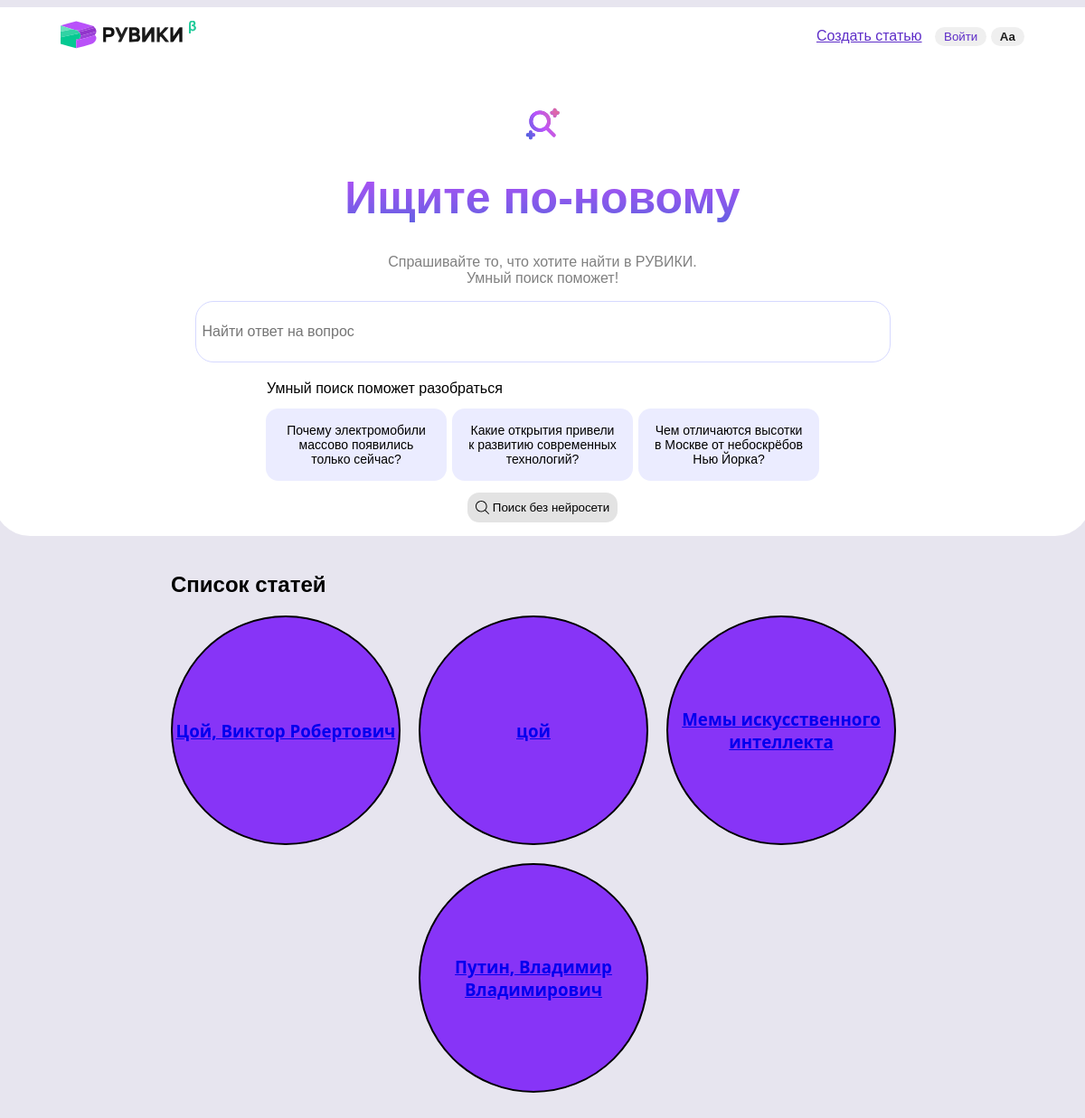
/index, run on the app's committed database.
### tables this page shows
CREATE TABLE articles (
    id INTEGER PRIMARY KEY AUTOINCREMENT,
    title TEXT NOT NULL UNIQUE,
    content TEXT NOT NULL,
    photo TEXT NOT NULL
);

### server.py (the view)
@app.route('/')
@app.route('/index')
def index():
    articles = Database.get_all_articles()
    groups = []
    k = 3
    for i in range(0, len(articles), k):
        groups.append(articles[i:i+k])
    return render_template('ruwiki.html', groups=groups)

### database.py (called while the page is built)
    @staticmethod
    def get_all_articles():
        connection = sqlite3.connect(Database.DATABASE)
        cursor = connection.cursor()
        cursor.execute("SELECT * FROM articles")
        raw_articles = cursor.fetchall()
        articles = []
        for id, title, content, photo in raw_articles:
            article = Article(title, content, photo, id)
            articles.append(article)
        return articles

### templates/ruwiki.html (shortened to what this page needs)
<!DOCTYPE html>
<html>
<head>
    <link rel="stylesheet" href="../static/styles.css">
    <link rel="stylesheet" href="{{ url_for('static', filename='articles.css' ) }}">
</head>
<body>
    <div id="search_new">
        <div class="header">
            <div class="header_menu">
                <a href="#">
                    <img src="../static/logo.svg" alt="Лого РУВИКИ" id="ruwiki_icon" />
                </a>
                <div id="header_buttons">
                    <a class="button_create_article" href="{{ url_for('add_article') }}" >Создать статью</a>
                    <button class="button_login ">Войти</button>
                    <button class="button_change_font">Aа</button>
                </div>
            </div>
            <div class="centre_text" id="main">
                <img src="../static/lupa.svg" alt="Лупа РУВИКИ" class="img" />
                <h1>Ищите по-новому</h1>
                <p id="question">
                    Спрашивайте то, что хотите найти в РУВИКИ.
                    <br>
                    Умный поиск поможет!
                </p>
            </div>
            <div class="search_field">
                <input type="text" id="search_text" size="80"
                    placeholder="Найти ответ на вопрос">
            </div>
            <div class="smart-search-block">
                <div class="smart_search_text">
                    Умный поиск поможет разобраться
                </div>
                <div class="cards">
                    <button class="card_with_question"
                        onclick="alert('Привет!')">
                        Почему электромобили массово появились только сейчас?
                    </button>
                    <button class="card_with_question">
                        Какие открытия привели к развитию современных технологий?
                    </button>
                    <button class="card_with_question">
                        Чем отличаются высотки в Москве от небоскрёбов Нью Йорка?
                    </button>
                </div>
                <div class="search_button_block">
                    <button class="search_button">
                        <img src="../static/search.svg" alt="Иконка поиска" id="search_img" />
                        Поиск без нейросети
                    </button>
                </div>
            </div>
        </div>
    </div>
    <div id="head_for_you">
        <div class="article_table">
            <h2 class="article_table_name">Список статей</h2>
            <div class="article_table">
                {% for group in groups %}
                <div class="article_table_row">
                    {% for article in group %}
                    <div class="article_card">
                        <a href="{{ url_for('article', name=article.title)}}">
                            <h3>{{ article.title }}</h3>
                        </a>
                    </div>
                    {% endfor%}
                </div>
                {% endfor%}
            </div>
        </div>
    </div>
</body>
</html>

### static/styles.css (style rules this page uses)
body { font-family: "Gill", sans-serif; display: flex; flex-direction: column; align-items: center; background-color:#e7e5ef; }
h1 { color: transparent; font-size: 50px; background-image: linear-gradient(0deg, #6261E2, #b74ff7); background-clip: text; margin-top: 20px; }
#question { color:gray; }
.header { width: 100%; display: flex; flex-direction: column; align-items: center; }
.img { height: 58px; width: 58px; }
#main { text-align: center; }
.card_with_question { border: none; background-color: #ebecff; color: black; width: 200px; height: auto; padding: 16px; margin: 3px; border-radius: 14px; font-size: 14px; }
.cards { display: flex; justify-content: center; align-items: center; margin-bottom: 10px; }
.smart-search-block { display: flex; flex-direction: column; }
.smart_search_text { display: flex; justify-content: start; margin-bottom: 10px; margin-left: 4px; }
#search_img { width: 15px; height: 15px; margin-right: 4px; }
.search_button_block { display: flex; justify-content: center; }
.search_button { border: none; border-radius: 13px; padding: 9px; display: flex; justify-content: center; align-items: center; background-color: rgb(227, 227, 227); }
#ruwiki_icon { width: 150px; height: auto; }
.button_create_article { color: #5e2ec8; border: none; border-radius: 15px; padding: 3px 10px; cursor: pointer; }
.button_login { color: #5e2ec8; border: none; border-radius: 15px; padding: 3px 10px; cursor: pointer; }
.button_change_font { color: #1e1e1e; border: none; border-radius: 15px; padding: 3px 10px; cursor: pointer; font-weight: bold; }
.header_menu { width: 90%; display: flex; justify-content: space-between; align-items: center; margin-bottom: 50px; }
.search_field { width: 100%; display: flex; justify-content: center; margin-bottom: 20px; }
#search_text { border: 1px solid #d6d9ff; height: 64px; border-radius: 20px; font-size: 16px; text-indent: 5px; }
#search_new { background-color: white; width:100%; height: auto; padding:15px; border-bottom-left-radius: 40px; border-bottom-right-radius: 40px; }
#head_for_you { width: 100%; height: auto; display: flex; justify-content: center; }

### static/articles.css (style rules this page uses)
.article_card { width: 250px; height: 250px; background-color: #8734f7; border-radius: 50%; border: 2px solid black; font-family: system-ui, -apple-system, BlinkMacSystemFont, 'Segoe UI', Roboto, Oxygen, Ubuntu, Cantarell, 'Open Sans', 'Helvetica Neue', sans-serif; display: flex; justify-content: center; align-items: center; margin-right: 20px; margin-bottom: 20px; }
.article_card a { text-align: center; }
.article_table { margin-top: 20px; }
.article_table_row { display: flex; justify-content: center; }

### data on the page
articles: title "Цой, Виктор Робертович"
articles: title "цой"
articles: title "Мемы искусственного интеллекта"
articles: title "Путин, Владимир Владимирович"
